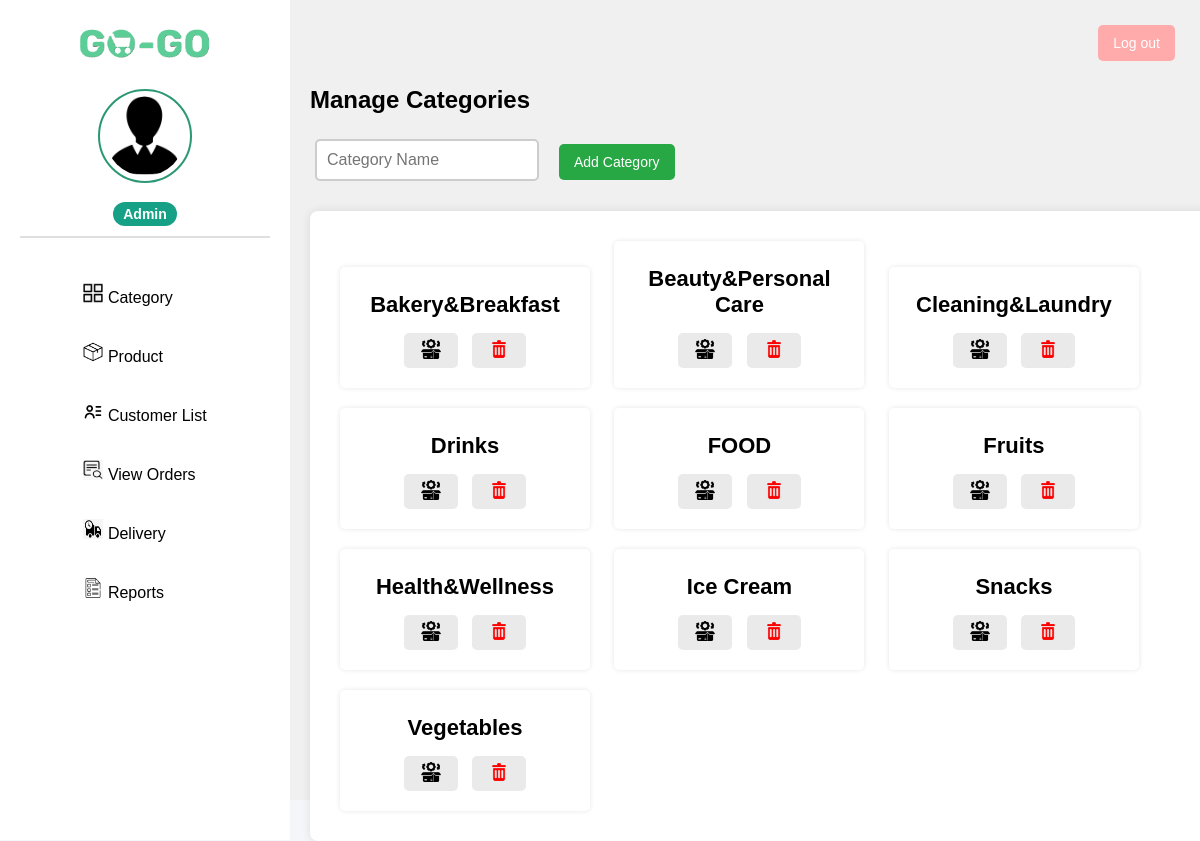
The page /admin/Siderbar_Category.php (signed in) on the database its author committed.
### tables this page shows
CREATE TABLE `category` (
  `category_id` int(11) NOT NULL,
  `category_name` varchar(100) NOT NULL
);

### admin/Siderbar_Category.php (the view, shortened to what this page needs)
<?php
include '../db_connection.php';
$isAdmin = $_SESSION['admin_role'] === 'Admin';
?>
<!DOCTYPE html>
<html lang="en">
<head>
    <link rel="stylesheet" href="../assets/css/Category&product.css">
    <link rel="stylesheet" href="../assets/css/Global_style.css">
</head>
<body>
    <div class="dashboard-container">
        <aside class="sidebar">
            <div class="logo">
                <img src="../assets/images/logoname.png" alt="Logo">
            </div>
            <div class="profile">
                <a href="<?= ($_SESSION['admin_role'] === 'Super Admin') ? 'superadmin_dashboard.php' : 'admin_dashboard.php'; ?>">
                    <img src="<?= ($_SESSION['admin_role'] === 'Super Admin') ? '../assets/images/superadmin_photo.png' : '../assets/images/admin.png'; ?>">
                    <p><span class="admin_role"><?= $_SESSION['admin_role']; ?></span></p>
                </a>
            </div>
            <nav>
                <ul>
                    <li><a href="Siderbar_Category.php"><img src="../assets/images/category.png" alt=""> Category</a></li>
                    <li><a href="Siderbar_Product.php"><img src="../assets/images/product.png" alt=""> Product</a></li>
                    <li><a href="Siderbar_CustomerList.php"><img src="../assets/images/customer_list.png" alt=""> Customer List</a></li>
                    <li><a href="Siderbar_ViewOrders.php"><img src="../assets/images/vieworder.png" alt=""> View Orders</a></li>
                    <li><a href="Siderbar_Delivery.php"><img src="../assets/images/delivery.png" alt=""> Delivery</a></li>
                    <li><a href="Siderbar_Reports.php"><img src="../assets/images/report.png" alt=""> Reports</a></li>
                </ul>
            </nav>
        </aside>
        <main class="main-content">
            <div class="header">
                <button class="logout-btn" onclick="window.location.href='../admin/logout.php'">Log out</button>
            </div>
            <h2>Manage Categories</h2>
            <?php if ($isAdmin) : ?>
                <form method="POST">
                    <input type="text" name="category_name" placeholder="Category Name" required>
                    <button type="submit" name="add_category">Add Category</button>
                </form>
            <?php endif; ?>
            <div class="container">
                <?php
                $categories = $conn->query("SELECT * FROM category");
                while ($row = $categories->fetch_assoc()) { ?>
                    <div class="card">
                        <p><?= $row['category_name'] ?></p>
                            <button onclick="window.location.href='../admin/Siderbar_Product.php?category_filter=<?= $row['category_id'] ?>'">
                                <img src="../assets/images/manage.png" alt="Manage Products" class="icon-btn">
                            </button>
                            <?php if ($isAdmin) : ?>
                            <button onclick="confirmDeleteCategory(<?= $row['category_id'] ?>)">
                                <img src="../assets/images/delete.png" alt="Delete" class="icon-btn">
                            </button>
                        <?php endif; ?>
                    </div>
                <?php } ?>
            </div>
        </main>
    </div>
</body>
</html>

### assets/css/Category&product.css (style rules this page uses)
form { display: flex; align-items: center; gap: 10px; margin-bottom: 20px; }
input, button { padding: 8px; margin: 5px; border: 1px solid #ccc; border-radius: 5px; }
input[name="category_name"] { padding: 10px; font-size: 16px; width: 200px; border: 2px solid #ccc; border-radius: 5px; outline: none; }
button { padding: 10px 15px; background-color: #28a745; color: white; border: none; cursor: pointer; font-size: 14px; }
.card { display: inline-block; width: 220px; padding: 15px; margin: 10px; background: white; border-radius: 5px; box-shadow: 0 0 5px rgba(0, 0, 0, 0.1); text-align: center; }
.card img { width: 100px; height: 100px; object-fit: cover; }
.card button img { width: 20px; height: 20px; }
.card p { font-size: 22px; margin: 10px 0; font-weight: bold; }
.card button:not(.delete-btn) { background-color: #e9eae9; color: white; border: none; padding: 6px 12px; border-radius: 5px; cursor: pointer; transition: 0.3s; }
input { width: 100%; padding: 8px; margin-bottom: 10px; border: 1px solid #ddd; border-radius: 4px; }
.icon-btn { width: 30px; height: 30px; margin: 0 5px; cursor: pointer; transition: transform 0.2s ease-in-out; background: transparent ; }

### assets/css/Global_style.css (style rules this page uses)
body { font-family: Arial, sans-serif; margin: 0; padding: 0; background-color: #f4f6f9; }
.dashboard-container { display: flex; height: 100vh; }
.sidebar { width: 250px; min-height: 100vh; background-color: white; color: black; padding: 20px; display: flex; flex-direction: column; align-items: center; flex-shrink: 0; }
.main-content { flex-grow: 1; padding: 20px; background-color: rgb(241, 240, 240); }
.logo img { width: 150px; margin-bottom: 20px; }
.profile { text-align: center; padding-bottom: 10px; border-bottom: 2px solid #dfdfdf; width: 100%; margin-bottom: 15px; }
.profile img { width: 80px; height: 80px; border-radius: 50%; border: 2px solid rgb(43, 151, 117); padding: 5px; }
.profile p { font-size: 18px; font-weight: bold; margin: 10px 0 0; }
.admin_role { font-size: 14px; background: #16a085; padding: 4px 10px; border-radius: 15px; display: inline-block; margin-top: 5px; color: white; position: relative; }
nav ul { list-style: none; padding: 0; margin-top: 20px; }
nav ul li { margin: 15px 0; }
nav ul li a { text-decoration: none; color: black; font-size: 16px; display: block; padding: 10px; border-radius: 5px; transition: 0.3s; }
nav ul li a img { width: 20px; height: 20px; transition: 0.3s; }
.header { display: flex; justify-content: flex-end; }
.logout-btn { background: #ffabab; color: white; border: none; padding: 10px 15px; border-radius: 5px; cursor: pointer; }
.container { width: 100%; margin: 20px auto; background: #fff; padding: 20px; border-radius: 8px; box-shadow: 0px 0px 10px rgba(0, 0, 0, 0.1); }

### rows shown on the page
category: category_name "Bakery&Breakfast"
category: category_name "Beauty&Personal Care"
category: category_name "Cleaning&Laundry"
category: category_name "Drinks"
category: category_name "FOOD"
category: category_name "Fruits"
category: category_name "Health&Wellness"
category: category_name "Ice Cream"
category: category_name "Snacks"
category: category_name "Vegetables"

### other values the page prints
$_SESSION['admin_role'] "Admin"
